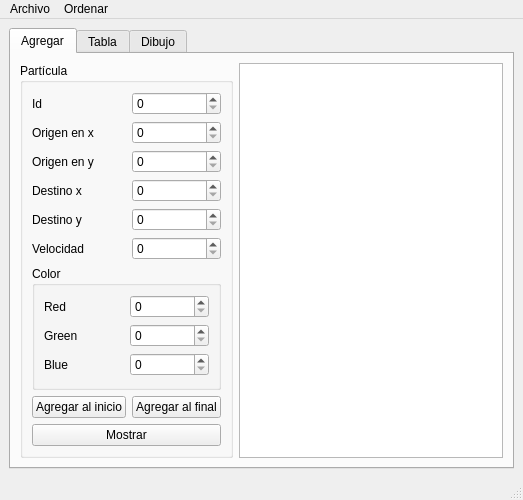
<?xml version="1.0" encoding="UTF-8"?>
<ui version="4.0">
 <class>MainWindow</class>
 <widget class="QMainWindow" name="MainWindow">
  <property name="geometry">
   <rect>
    <x>0</x>
    <y>0</y>
    <width>523</width>
    <height>456</height>
   </rect>
  </property>
  <property name="windowTitle">
   <string>Particulas</string>
  </property>
  <widget class="QWidget" name="centralwidget">
   <layout class="QGridLayout" name="gridLayout_3">
    <item row="0" column="0">
     <widget class="QTabWidget" name="tabWidget">
      <property name="currentIndex">
       <number>0</number>
      </property>
      <widget class="QWidget" name="tab_3">
       <attribute name="title">
        <string>Agregar</string>
       </attribute>
       <layout class="QGridLayout" name="gridLayout_6">
        <item row="0" column="0">
         <widget class="QGroupBox" name="groupBox_2">
          <property name="enabled">
           <bool>true</bool>
          </property>
          <property name="title">
           <string>Partícula</string>
          </property>
          <layout class="QGridLayout" name="gridLayout_2" columnstretch="0,0">
           <item row="3" column="0">
            <widget class="QLabel" name="label_4">
             <property name="text">
              <string>Destino x</string>
             </property>
            </widget>
           </item>
           <item row="1" column="0">
            <widget class="QLabel" name="label_2">
             <property name="text">
              <string>Origen en x</string>
             </property>
            </widget>
           </item>
           <item row="3" column="1">
            <widget class="QSpinBox" name="spinBox_xDestiny">
             <property name="maximum">
              <number>500</number>
             </property>
            </widget>
           </item>
           <item row="5" column="0">
            <widget class="QLabel" name="label_6">
             <property name="text">
              <string>Velocidad</string>
             </property>
            </widget>
           </item>
           <item row="2" column="0">
            <widget class="QLabel" name="label_3">
             <property name="text">
              <string>Origen en y</string>
             </property>
            </widget>
           </item>
           <item row="7" column="1">
            <widget class="QPushButton" name="pushButton_addEnd">
             <property name="text">
              <string>Agregar al final</string>
             </property>
            </widget>
           </item>
           <item row="2" column="1">
            <widget class="QSpinBox" name="spinBox_yOrigin">
             <property name="maximum">
              <number>500</number>
             </property>
            </widget>
           </item>
           <item row="0" column="0">
            <widget class="QLabel" name="label">
             <property name="text">
              <string>Id</string>
             </property>
            </widget>
           </item>
           <item row="8" column="0" colspan="2">
            <widget class="QPushButton" name="pushButton_show">
             <property name="text">
              <string>Mostrar</string>
             </property>
            </widget>
           </item>
           <item row="0" column="1">
            <widget class="QSpinBox" name="spinBox_id"/>
           </item>
           <item row="1" column="1">
            <widget class="QSpinBox" name="spinBox_xOrigin">
             <property name="maximum">
              <number>500</number>
             </property>
            </widget>
           </item>
           <item row="6" column="0" colspan="2">
            <widget class="QGroupBox" name="groupBox">
             <property name="title">
              <string>Color</string>
             </property>
             <layout class="QGridLayout" name="gridLayout">
              <item row="0" column="0">
               <widget class="QLabel" name="label_7">
                <property name="text">
                 <string>Red</string>
                </property>
               </widget>
              </item>
              <item row="0" column="1">
               <widget class="QSpinBox" name="spinBox_red">
                <property name="maximum">
                 <number>500</number>
                </property>
               </widget>
              </item>
              <item row="1" column="0">
               <widget class="QLabel" name="label_8">
                <property name="text">
                 <string>Green</string>
                </property>
               </widget>
              </item>
              <item row="1" column="1">
               <widget class="QSpinBox" name="spinBox_green">
                <property name="maximum">
                 <number>500</number>
                </property>
               </widget>
              </item>
              <item row="2" column="0">
               <widget class="QLabel" name="label_9">
                <property name="text">
                 <string>Blue</string>
                </property>
               </widget>
              </item>
              <item row="2" column="1">
               <widget class="QSpinBox" name="spinBox_blue">
                <property name="maximum">
                 <number>500</number>
                </property>
               </widget>
              </item>
             </layout>
            </widget>
           </item>
           <item row="4" column="1">
            <widget class="QSpinBox" name="spinBox_yDestiny">
             <property name="maximum">
              <number>500</number>
             </property>
            </widget>
           </item>
           <item row="4" column="0">
            <widget class="QLabel" name="label_5">
             <property name="text">
              <string>Destino y</string>
             </property>
            </widget>
           </item>
           <item row="5" column="1">
            <widget class="QSpinBox" name="spinBox_speed"/>
           </item>
           <item row="7" column="0">
            <widget class="QPushButton" name="pushButton_addStart">
             <property name="text">
              <string>Agregar al inicio</string>
             </property>
            </widget>
           </item>
          </layout>
         </widget>
        </item>
        <item row="0" column="1">
         <widget class="QPlainTextEdit" name="plainTextEdit">
          <property name="readOnly">
           <bool>true</bool>
          </property>
         </widget>
        </item>
       </layout>
      </widget>
      <widget class="QWidget" name="tab_4">
       <attribute name="title">
        <string>Tabla</string>
       </attribute>
       <layout class="QGridLayout" name="gridLayout_4">
        <item row="1" column="0">
         <widget class="QLineEdit" name="LineEdit_search">
          <property name="placeholderText">
           <string>Id de particula</string>
          </property>
         </widget>
        </item>
        <item row="1" column="1">
         <widget class="QPushButton" name="pushButton_search">
          <property name="text">
           <string>Buscar</string>
          </property>
         </widget>
        </item>
        <item row="1" column="2">
         <widget class="QPushButton" name="pushButton_show_2">
          <property name="text">
           <string>Mostrar</string>
          </property>
         </widget>
        </item>
        <item row="0" column="0" colspan="3">
         <widget class="QTableWidget" name="table"/>
        </item>
       </layout>
      </widget>
      <widget class="QWidget" name="tab">
       <attribute name="title">
        <string>Dibujo</string>
       </attribute>
       <layout class="QGridLayout" name="gridLayout_5">
        <item row="1" column="0">
         <widget class="QPushButton" name="pushButton_draw">
          <property name="text">
           <string>Dibujar</string>
          </property>
         </widget>
        </item>
        <item row="1" column="1">
         <widget class="QPushButton" name="pushButton_clean">
          <property name="text">
           <string>Limpiar</string>
          </property>
         </widget>
        </item>
        <item row="0" column="0" colspan="2">
         <widget class="QGraphicsView" name="graphicsView"/>
        </item>
       </layout>
      </widget>
     </widget>
    </item>
   </layout>
  </widget>
  <widget class="QMenuBar" name="menubar">
   <property name="geometry">
    <rect>
     <x>0</x>
     <y>0</y>
     <width>523</width>
     <height>21</height>
    </rect>
   </property>
   <widget class="QMenu" name="menuArchivo">
    <property name="title">
     <string>Archivo</string>
    </property>
    <addaction name="actionAbrir"/>
    <addaction name="actionGuardar"/>
   </widget>
   <widget class="QMenu" name="menuOrdenar">
    <property name="title">
     <string>Ordenar</string>
    </property>
    <addaction name="actionid_ascendente"/>
    <addaction name="actionDistancia_descendente"/>
    <addaction name="actionVelocidad_ascendente"/>
   </widget>
   <addaction name="menuArchivo"/>
   <addaction name="menuOrdenar"/>
  </widget>
  <widget class="QStatusBar" name="statusbar"/>
  <action name="actionAbrir">
   <property name="text">
    <string>Abrir</string>
   </property>
   <property name="shortcut">
    <string>Ctrl+O</string>
   </property>
  </action>
  <action name="actionGuardar">
   <property name="text">
    <string>Guardar</string>
   </property>
   <property name="shortcut">
    <string>Ctrl+S</string>
   </property>
  </action>
  <action name="actionid_ascendente">
   <property name="text">
    <string>id (ascendente)</string>
   </property>
  </action>
  <action name="actionDistancia_descendente">
   <property name="text">
    <string>Distancia (descendente)</string>
   </property>
  </action>
  <action name="actionVelocidad_ascendente">
   <property name="text">
    <string>Velocidad (ascendente)</string>
   </property>
  </action>
 </widget>
 <resources/>
 <connections/>
</ui>
